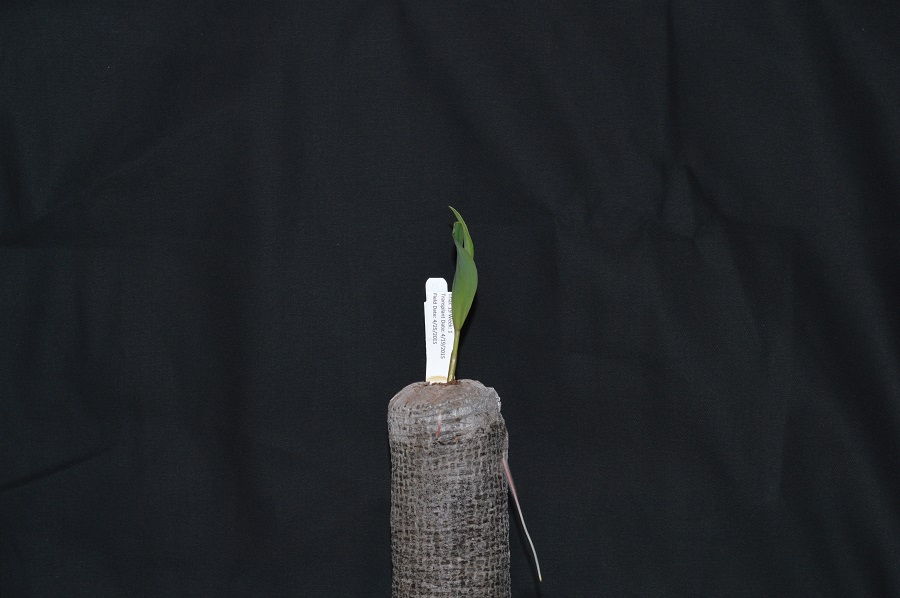
#> input picture tutorial_figures/plant-seedling.jpg, 900 x 598 px
$ jupyter execute --allow-errors 4_Creating_Histograms.ipynb   (shell and % lines are left out)
#> lines starting #> are read from the running program, lines starting #| are printed output that depends on the picture
[cell 1]
import imageio.v3 as iio
import ipympl
import matplotlib.pyplot as plt
import numpy as np
import skimage as ski

[cell 2]
plant_seedling = iio.imread(uri="tutorial_figures/plant-seedling.jpg", mode="L")
#> plant_seedling: shape (598, 900); min 1, max 255, mean 35.4

plant_seedling = ski.util.img_as_float(plant_seedling)

histogram, bin_edges = np.histogram(plant_seedling, bins=256, range=(0,1))
#> histogram = 256 values, max 51052 at index 31, min 0 at index 0, mean 2102.3; bin_edges = 257 values from 0 to 1

fig, ax = plt.subplots()
ax.imshow(plant_seedling, cmap="gray")

fig, ax = plt.subplots()
ax.set_title("Grayscale Histogram")
ax.set_xlabel("Grayscale Value")
ax.set_ylabel("Pixel Count")
ax.set_xlim([0.0, 1.0])

ax.plot(bin_edges[0:-1], histogram)
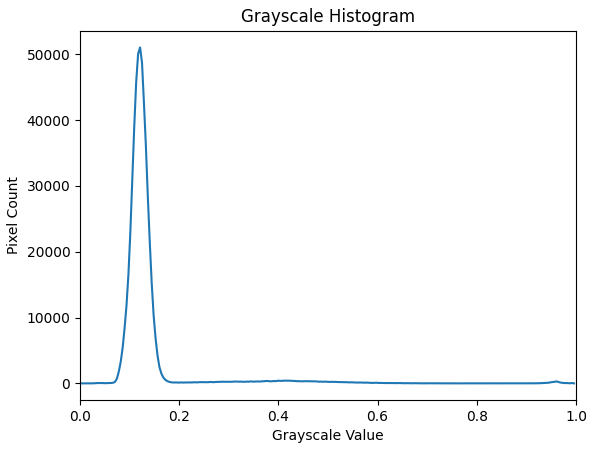
#> figure drawn by matplotlib, 1 panel; curve peaks at x = 0.121, y = 51052

[cell 3]
plant_seedling = iio.imread(uri="tutorial_figures/plant-seedling.jpg", mode="L")
plant_seedling = ski.util.img_as_float(plant_seedling)

# Good practice to use .hist function
fig, ax = plt.subplots()
ax.hist(plant_seedling.flatten(), bins=256, range=(0,1))
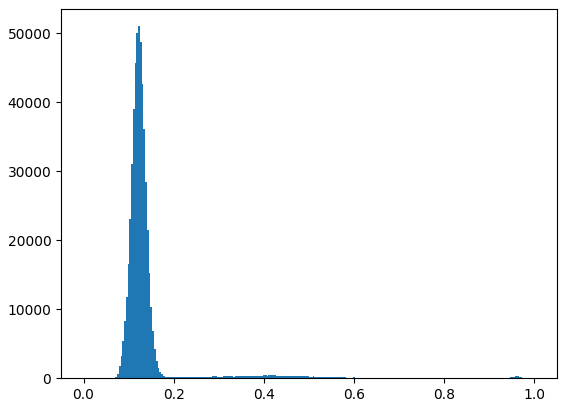
#> figure drawn by matplotlib, 1 panel; tallest bar 51052 high, from x = 0.121 to 0.125

[cell 4]
plant_seedling = iio.imread(uri="tutorial_figures/plant-seedling.jpg", mode="L")
plant_seedling = ski.util.img_as_float(plant_seedling)

mask = np.zeros(shape=plant_seedling.shape[0:2], dtype="bool")
rr, cc = ski.draw.rectangle(start=(200, 425), end=(380, 480))
mask[rr, cc] = True

fig, ax = plt.subplots()
ax.imshow(mask, cmap="gray")

histogram, bin_edges = np.histogram(plant_seedling[mask], bins=256, range=(0,1))
#> histogram = 256 values, max 546 at index 31, min 0 at index 0, mean 39.59
fig, ax = plt.subplots()
ax.set_title("Grayscale Histogram")
ax.set_xlabel("Grayscale Value")
ax.set_ylabel("Pixel Count")
ax.set_xlim([0.0, 1.0])

ax.plot(bin_edges[0:-1], histogram)
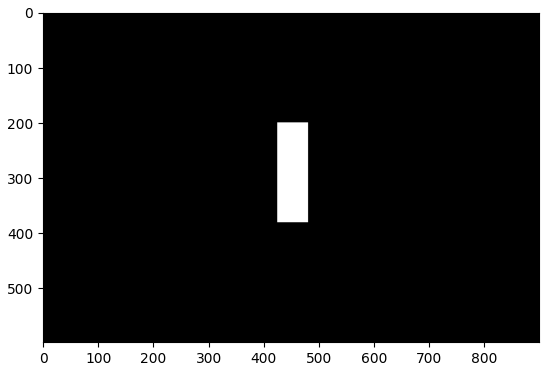
#> figure drawn by matplotlib, 1 panel
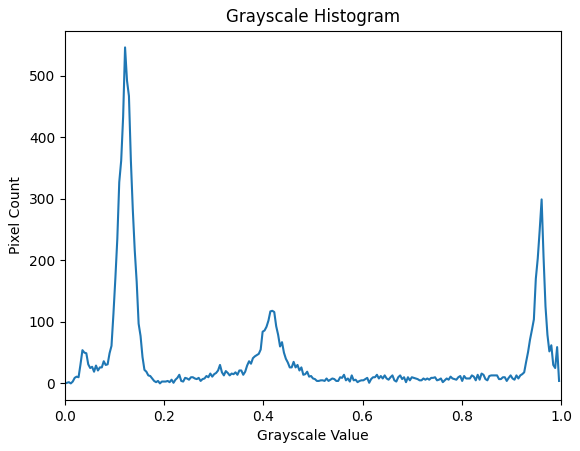
#> figure drawn by matplotlib, 1 panel; curve peaks at x = 0.121, y = 546

[cell 5]
plant_seedling = iio.imread(uri="tutorial_figures/plant-seedling.jpg")
#> plant_seedling: shape (598, 900, 3)

fig, ax = plt.subplots()
ax.imshow(plant_seedling)

mask=np.zeros(shape = plant_seedling.shape[0:2], dtype="bool")
rr, cc = ski.draw.rectangle(start=(199, 410), end=(384, 484))
mask[rr, cc] = True

colors = ("red", "green", "blue")
fig, ax = plt.subplots()
ax.set_xlim([0, 256])

for channel_id, color in enumerate(colors):
    histogram, bin_edges = np.histogram(
        plant_seedling[:, :, channel_id], bins=256, range=(0, 256)
    )
    ax.plot(bin_edges[0:-1], histogram, color=color)

ax.set_title("Color Histogram")
ax.set_xlabel("Color Value")
ax.set_ylabel("Pixel Count")
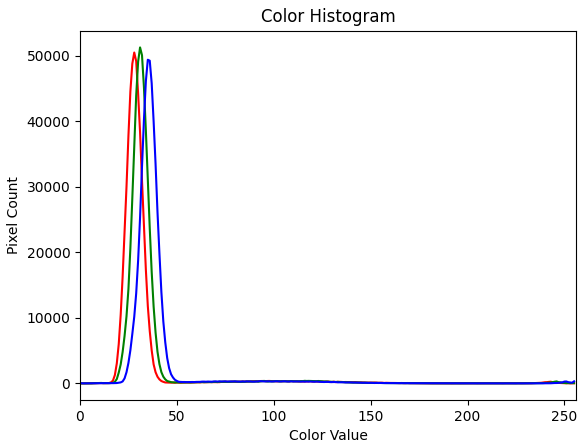
#> figure drawn by matplotlib, 1 panel; curve peaks at x = 28, y = 50505; curve peaks at x = 31, y = 51284; curve peaks at x = 35, y = 49400

[cell 6]
list = ("a", "b", "c", "d", "e")

for x in enumerate(list):
    print(x)
